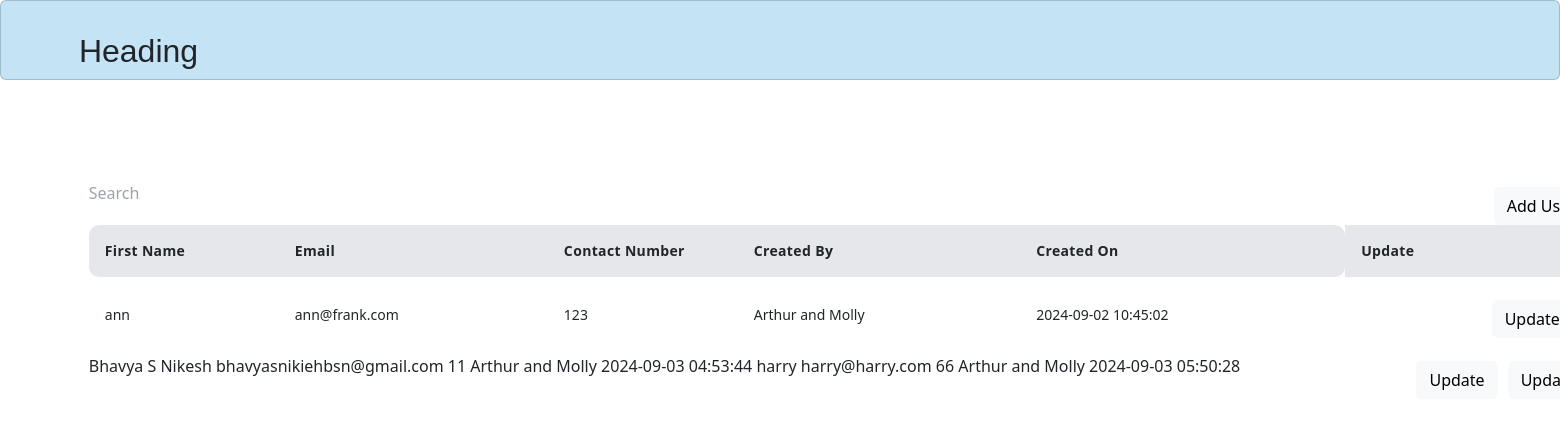
Screenshot of /users with the database file from the repository.
### app.py (models this page shows)
class User(db.Model, UserMixin):
    user_id = db.Column(db.Integer, primary_key=True, autoincrement=True)
    email = db.Column(db.String(100),unique=True)
    password_hash = db.Column(db.String(500))
    first_name = db.Column(db.String(100),nullable=False)
    middle_name = db.Column(db.String(100),nullable=False)
    last_name = db.Column(db.String(100))
    contact_no =  db.Column(db.String(100),nullable=False)
    alt_contact_no = db.Column(db.String(100), nullable=True, default=None)
    company_id = mapped_column(Integer, ForeignKey("company.comp_id"))
    company = relationship("Company",backref=backref('users', lazy=True))
    is_deleted = db.Column(db.Boolean, default=False)
    created_by = db.Column(db.String(100), nullable=False)
    created_dt = db.Column(db.DateTime(timezone=True), server_default=func.now())
    updated_by = db.Column(db.String(100), nullable=False)
    updated_dt = db.Column(db.DateTime(timezone=True), server_default=func.now())

### app.py (the view)
@app.route('/users',methods=['GET', 'POST'] )
def users():
    user_list = User.query.all()
    return render_template('partials/newtable1.html', users=user_list)

### templates/partials/newtable1.html (shortened to what this page needs)
{% extends 'base.html' %}
{% block content %}
<!DOCTYPE html>
<html lang="en">
<head>
  <link href="https://unpkg.com/tailwindcss@^2/dist/tailwind.min.css" rel="stylesheet">
  <link href="https://cdn.jsdelivr.net/npm/bootstrap@5.3.3/dist/css/bootstrap.min.css" rel="stylesheet">
</head>
<body>
  <div>
  <section class="section">
    <br>
<br>
<br>
    <div id="table1" >
      <div>
      <input type="text" class="input" class="bg-white-50" style="float: left;" placeholder="Search" name="q" hx-get="/search" hx-trigger="keyup changed delay:500ms" hx-target="#results">
      <button
          x-data="{usedKeyboard: false}"
          @keydown.window.tab="usedKeyboard = true"
          role=button
          @click="$dispatch('open-menu', { open: true })"
          :class="{'focus:outline-none': !usedKeyboard}"
          class="btn btn-light" style="float: right;">
          Add User
      </button>
      <table class="table2">
        <thead class="bg-gray-200 text-black-500">
          <tr class="bg-white-50">
            <th class="w-24 p-3 text-sm font-bold tracking-wide text-left">First Name</th>
            <th class="w-24 p-3 text-sm font-bold tracking-wide text-left">Email</th>
            <th class="w-24 p-3 text-sm font-bold tracking-wide text-left">Contact Number</th>
            <th class="w-24 p-3 text-sm font-bold tracking-wide text-left">Created By</th>
            <th class="w-24 p-3 text-sm font-bold tracking-wide text-left">Created On</th>
            <th class="w-24 p-3 text-sm font-bold tracking-wide text-left">Update</th>
          </tr>
        </thead>
        <tbody id="results" class="divide-y divide-white-100">
          {% for user in users %}
  <tr class="bg-white-200"  hx-get="/contacts/?page=2"
  hx-trigger="revealed"
  hx-swap="afterend">
      <td class="p-3 text-sm text-black-700 whitespace-nowrap">{{ user.first_name }}</td>
      <td class="p-3 text-sm text-black-700 whitespace-nowrap">{{ user.email }}</td>
      <td class="p-3 text-sm text-black-700 whitespace-nowrap">{{ user.contact_no }}</td>
      <td class="p-3 text-sm text-black-700 whitespace-nowrap">{{ user.created_by }}</td>
      <td class="p-3 text-sm text-black-700 whitespace-nowrap">{{ user.created_dt }}</td>
      <td class="p-3 text-sm text-black-700 whitespace-nowrap">
        <a x-data="{usedKeyboard: false}" @keydown.window.tab="usedKeyboard = true" role=button
        @click="$dispatch('open-menu-2', { open: true , user_id= user.user_id})"
        :class="{'focus:outline-none': !usedKeyboard}"
        class="btn btn-light" style="float: right;">Update</a></td>
  </tr>
 </tbody>
      </table>
      {% endfor %}
  </div>
  </div>
  </section>
</div>
</body>
</html>
{% endblock %}

### templates/base.html (shortened to what this page needs)
<!doctype html>
<html lang="en">
  <head>
    <link href="{{url_for('static', filename='style.css')}}" rel="stylesheet">
    <script src="https://cdn.tailwindcss.com"></script>
  </head>
  <body>
    <header>
      <div id="pagetop" class="card">
          <div id="heading">
              <h2>Heading</h2>
          </div>
  </header>
    <div class="container-fluid">
        {% block content %}
         {% endblock %}
        </div>
  </body>
</html>

### static/style.css (style rules this page uses)
html, body { height: 100%; }
body { height: -moz-calc(100% - 113px); height: -webkit-calc(100% - 113px); height: calc(100% - 113px); }
body { background: #c4e4f5; }
h2 { font-size: 2.5rem; font-weight: bold; }
input { font-size: 18px; font-family:'Times New Roman', Times, serif; height: 27px; }
.btn { margin-left: 10px; margin-top: 7px; font-size: 16px; font-family: 'OpenSansBold'; padding: 5px 15px 10px 15px; }
table, th, td { border-left: none; border-right: none; }
tr td:nth-child(n+5), tr th:nth-child(n+5) { border-radius: 0 .625rem .625rem 0; }
tr td:nth-child(1), tr th:nth-child(1) { border-radius: .625rem 0 0 .625rem; }
#pagetop { position: absolute; padding: 0; height: 56px; top: 0; left: 0; width: 100%; background-color: #c4e4f5; display: inline-block; height: 80px; }
#heading { font-family:'Trebuchet MS', 'Lucida Sans Unicode', 'Lucida Grande', 'Lucida Sans', Arial, sans-serif; margin-top: 2%; margin-left: 5%; }
#table1 { margin-top: 7%; margin-left: 5%; width: 1500px;; }
.table2 { width: 1500px; }

### rows the page displays
User: first_name "ann", email "ann@frank.com", contact_no "123", created_by "Arthur and Molly", created_dt "2024-09-02 10:45:02"
User: first_name "Bhavya S Nikesh", email "bhavyasnikiehbsn@gmail.com", contact_no "11", created_by "Arthur and Molly", created_dt "2024-09-03 04:53:44"
User: first_name "harry", email "harry@harry.com", contact_no "66", created_by "Arthur and Molly", created_dt "2024-09-03 05:50:28"
